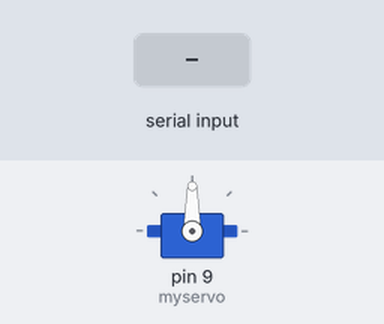
This sketch was run on a simulated Arduino Uno, built with avr-gcc and run on an emulated ATmega328P. Parts: servo. The test bench sets the inputs (shaded band). What the sketch prints to the serial monitor is not drawn.

Above: at 1.2 s.
1.3 s: "30,150\n" received over Serial
Timing chart, 0 to 4.3 s (numbered marks = the images above; inputs shaded):
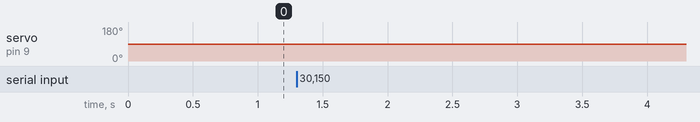

Measured:
- after the input at 1.3 s, servo on pin 9 (myservo): 90° → 89° at once

The sketch:

skocod.ino
```cpp
#include <Servo.h>
// membuat nama objek servo untuk pengontrolan servo
Servo myservo;
// variable untuk menyimpan posisi servo
int pos = 90;

void setup() {
  myservo.attach(9);
  myservo.write(pos);
  Serial.begin(57600);
}

void loop() {
  if(Serial.available()) {
    int roll = Serial.read();
    roll = Serial.parseInt();
    if(Serial.read() == '.') {
      Serial.println(roll);
    }

    if(roll > 8) {
      Serial.println("Putar Kanan");
      pos-=1;
      myservo.write(pos);
    } else if(roll < -8) {
      Serial.println("Putar Kiri");
      pos+=1;
      myservo.write(pos);
    }

  }
}
```
